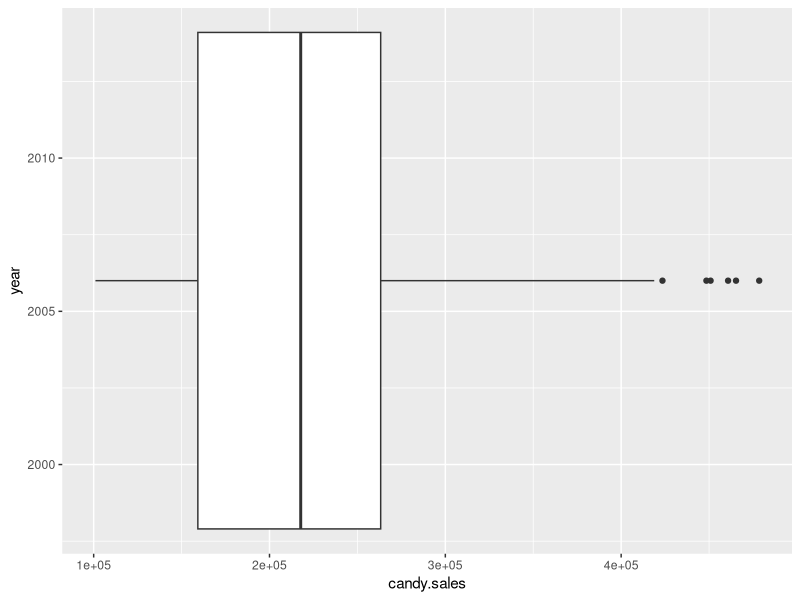
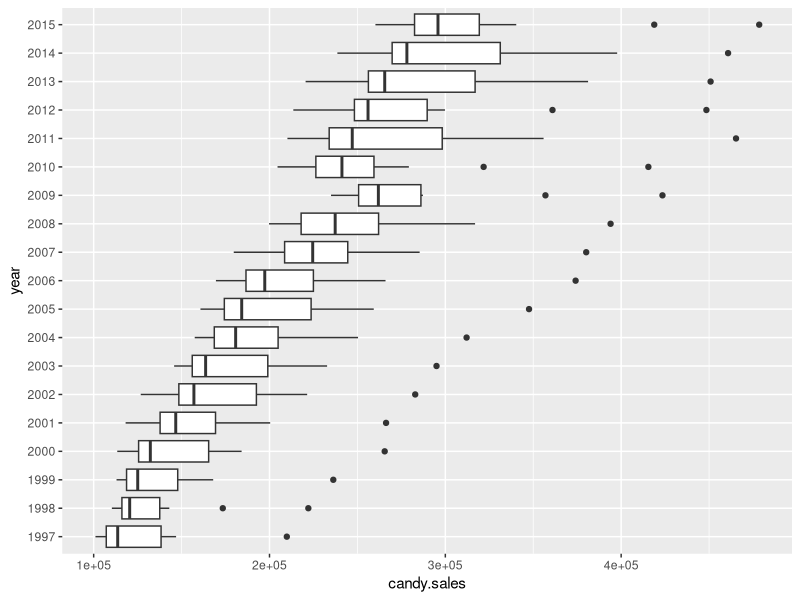
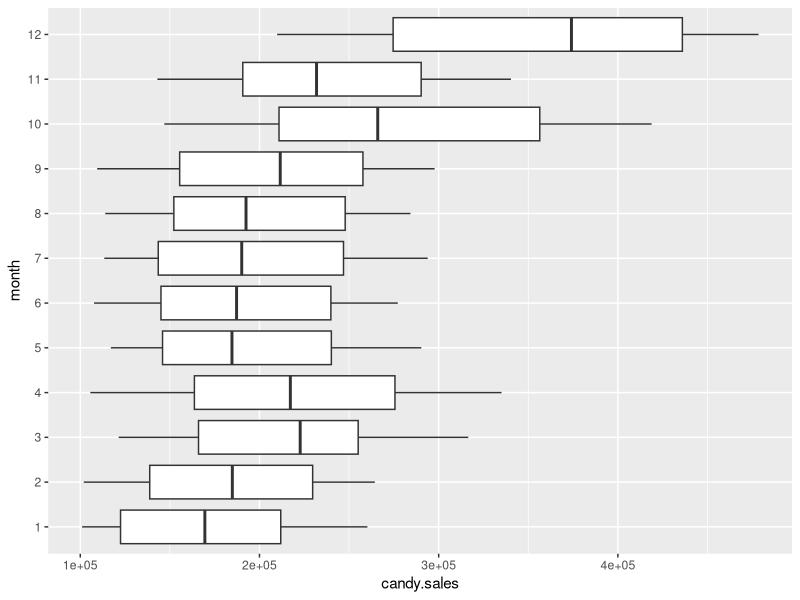
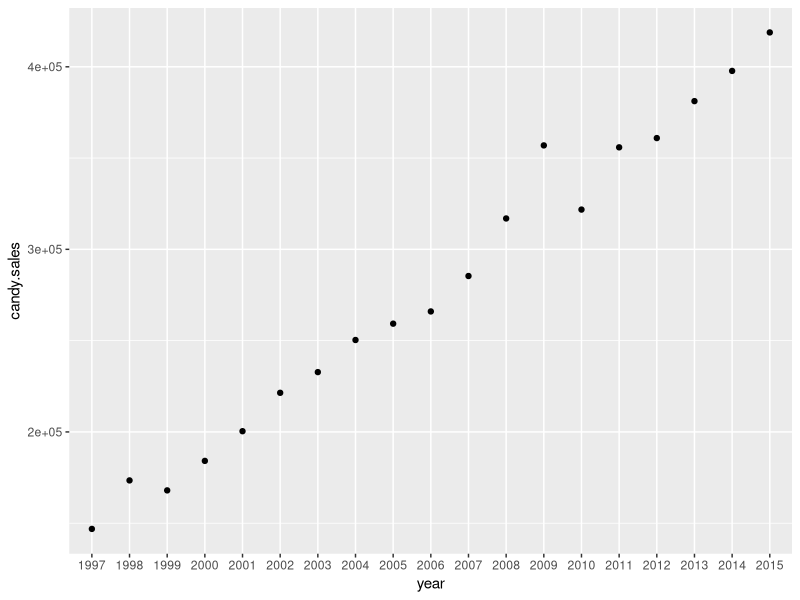
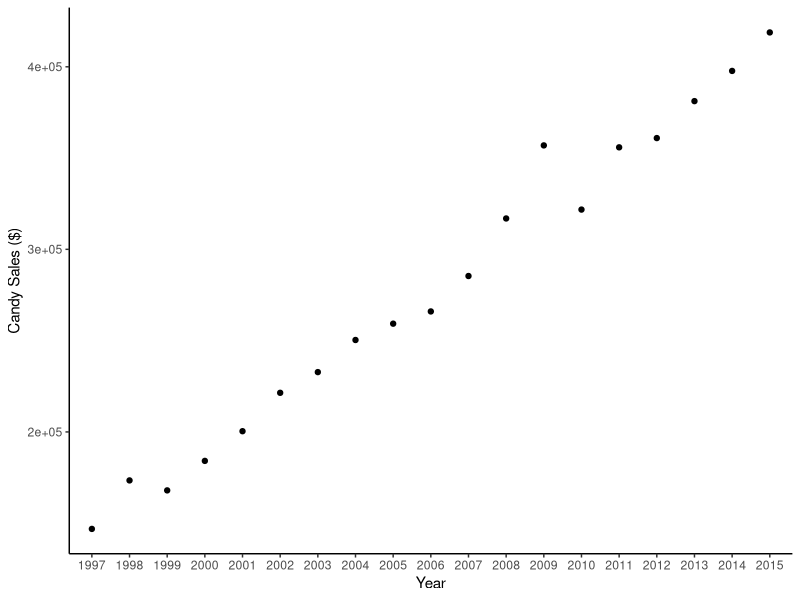
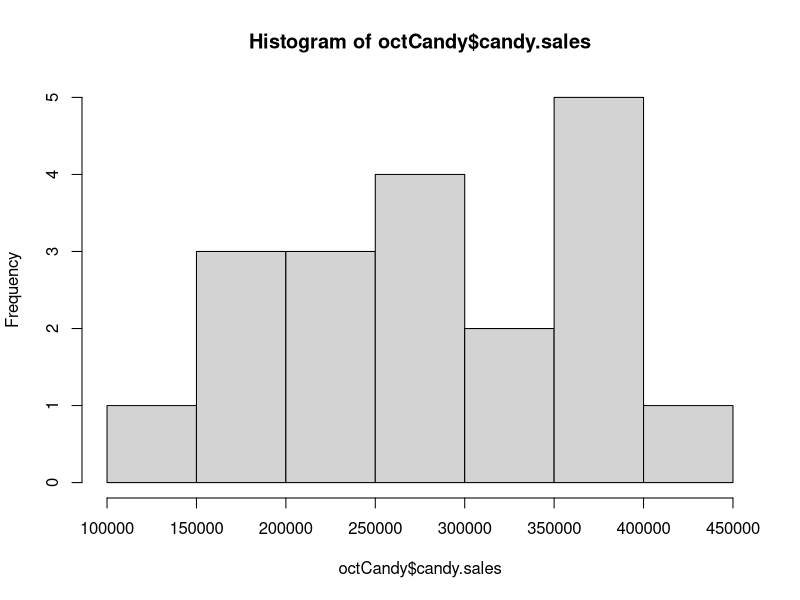
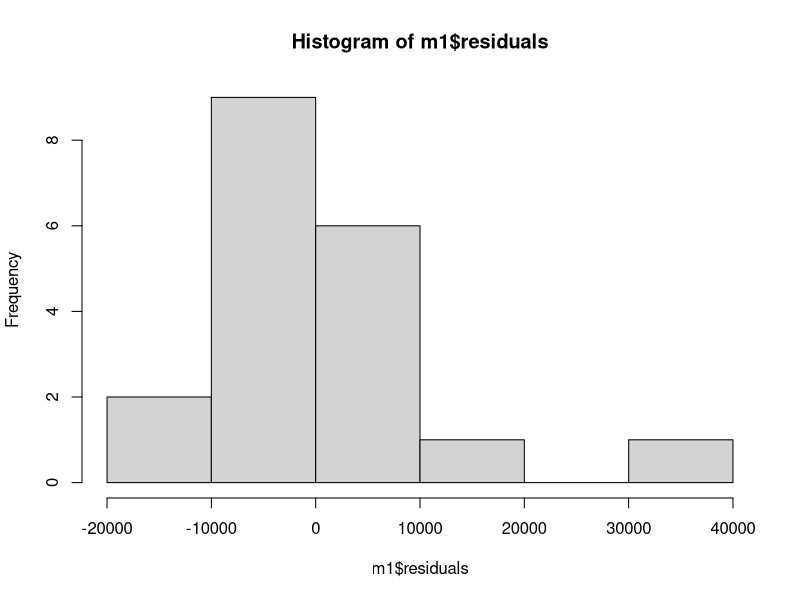
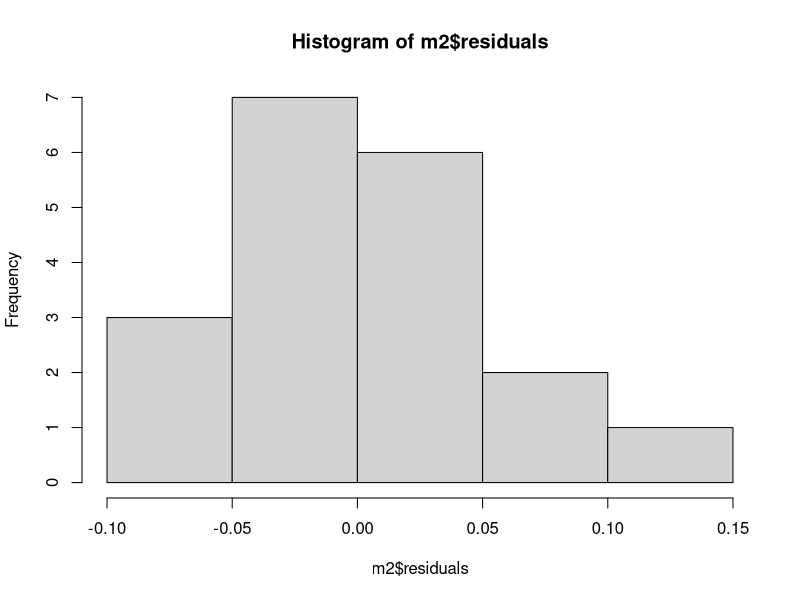

R code for these plots, in order:
## ---- chunk 1
library(tidyverse)
## ---- chunk 2
canCandy <-read.csv("data/canadian.candy.sales.csv")
humanPop <-read.csv("data/human.pop.density.csv")
usaCandy <- read.csv("data//usa.halloween.spending.csv")
## ---- chunk 3
## Using Tibble
as_data_frame(canCandy)

## Using compact display
str(canCandy)

## others views
head(canCandy)

## see change in sales over years
ggplot(canCandy) +geom_boxplot(mapping = aes(year, candy.sales)) + coord_flip()

## need as a factor
canCandy$year <-as.factor(canCandy$year)
str(canCandy)

## plot again with factor
ggplot(canCandy) +geom_boxplot(mapping = aes(year, candy.sales)) + coord_flip()

## see the difference in sales over months
canCandy$month <-as.factor(canCandy$month)
ggplot(canCandy) +geom_boxplot(mapping = aes(month, candy.sales)) + coord_flip()


## see the difference in sales in just October
octCandy <- canCandy %>% filter(month == 10) 

## plot change in October
ggplot(octCandy) +geom_point(mapping = aes(year, candy.sales))

## Clean up plot
ggplot(octCandy) +geom_point(mapping = aes(year, candy.sales)) + ylab("Candy Sales ($)") + xlab("Year") + theme_classic()
## ---- chunk 4
## check distribution of data
hist(octCandy$candy.sales)



## fit a linear model
m1 <- lm(candy.sales ~ as.numeric(year), data= octCandy)
summary(m1) 

## check model fit
hist(m1$residuals)
shapiro.test(m1$residuals)

## fit a linear model
m2 <- lm(log(candy.sales) ~ as.numeric(year), data= octCandy)
summary(m2) 

## check model fit
hist(m2$residuals)
shapiro.test(m2$residuals)

## Plot again but log-transformed
ggplot(octCandy) +geom_point(mapping = aes(year, log(candy.sales))) + ylab("Candy Sales ($)") + xlab("Year") + theme_classic()

## Plot again but corrected y-axis
ggplot(octCandy, aes(as.numeric(year), candy.sales)) +geom_point() + ylab("Candy Sales ($)") + xlab("Year")  +  scale_y_log10(limits = c(100000,500000)) + geom_smooth(method=lm)

anova(m2, test="Chisq")

## ---- chunk 5
avgCandy <- canCandy %>% group_by(year) %>%  summarize(sales=mean(candy.sales),error=sd(candy.sales))

hist(avgCandy$sales)

## fit a linear model 
m3 <- lm(sales ~ as.numeric(year), data=avgCandy)
summary(m3)

## check normality
shapiro.test(m3$residuals)


## fit a linear model with log transformed
m4 <- lm(log(sales) ~ as.numeric(year), data=avgCandy)
summary(m4)

## check normality
shapiro.test(m4$residuals)

## ---- chunk 6

totalMonth <- canCandy %>% group_by(year, month) %>% summarize(sales=sum(candy.sales))

## best month
totalMonth %>% group_by(year) %>% slice(which.max(sales))

## worst month
totalMonth %>% group_by(year) %>% slice(which.min(sales))

## create column for cost to stay in business
totalMonth <- totalMonth %>%  mutate(profit = ifelse(sales > 200000, 1, 0))

## check the profit over time
ggplot(totalMonth) + geom_bar(aes(x=year, y=profit), stat="identity")


## GLM to determine if the change is significant
m1 <- glm(profit ~ as.numeric(year), family="binomial", data=totalMonth)
summary(m1)

anova(m1, test="Chisq")

